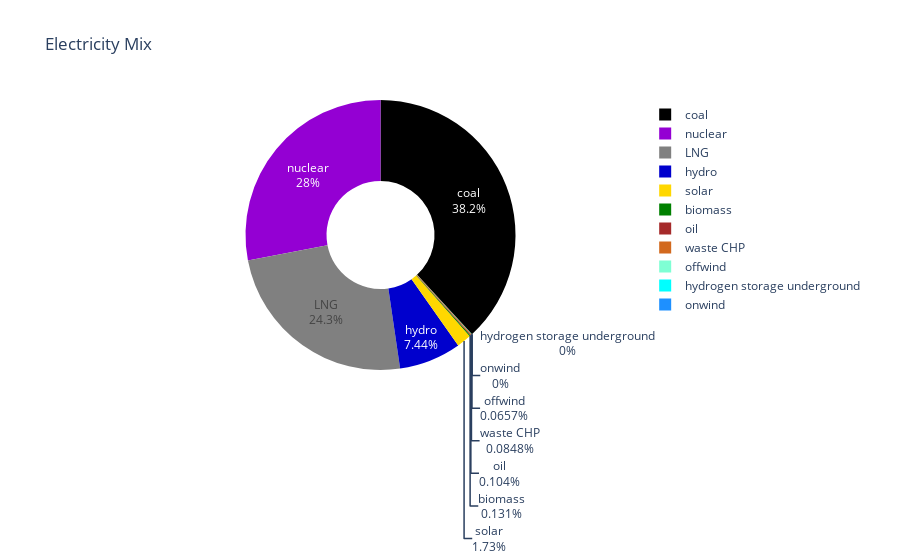

The notebook cell saved with this chart:
### Code cell
#Kuchen Diagramm 

#print(n.statistics.energy_balance(aggregate_time=False).groupby("carrier").sum().drop("-").T)


import plotly.graph_objects as go

    # Sum up generation per carrier
generation = n.statistics.energy_balance(aggregate_time=False).groupby("carrier").sum().drop("-").T
    
    # Convert index to datetime
generation.index = pd.to_datetime(generation.index)

    # Filter by date range if provided

    
    # Sum over time to get total energy produced per carrier
total_generation = generation.sum().div(1e3)  # Convert to GWh
total_generation = total_generation[total_generation.index != "AC"]
    # Assign colors based on the carrier_colors dictionary
colors = [carrier_colors.get(c, "gray") for c in total_generation.index]  # Default to gray if missing

    # Create a Pie Chart
fig = go.Figure(data=[go.Pie(
    labels=total_generation.index,
    values=total_generation.values,
    marker=dict(colors=colors),
    hole=0.4,  # Donut-style pie chart
    textinfo="label+percent"
    )])

    # Layout settings
fig.update_layout(
    title="Electricity Mix",
    template="plotly_white"
)

fig.show()

### Figure 1 — Plotly figure (JSON) as saved in the notebook; plotly's stock layout.template omitted (floating-point values rounded to 4 significant figures)
{"data": [{"hole": 0.4, "labels": ["LNG", "battery storage", "biomass", "coal", "hydro", "hydrogen storage underground", "nuclear", "offwind", "oil", "onwind", "solar", "waste CHP"], "marker": {"colors": ["grey", "yellowgreen", "green", "black", "mediumblue", "cyan", "darkviolet", "aquamarine", "brown", "dodgerblue", "gold", "chocolate"]}, "textinfo": "label+percent", "type": "pie", "values": [43370.0, -105.2, 233.1, 68150.0, 13280.0, 0, 50010.0, 117.3, 185.0, 0, 3080.0, 151.4]}], "layout": {"title": {"text": "Electricity Mix"}}}
